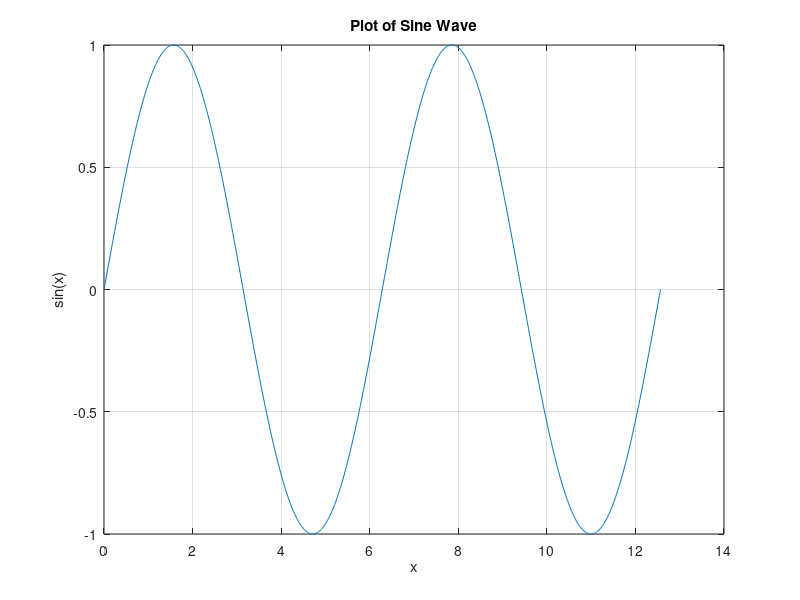

This figure's MATLAB source:
% This MATLAB script plots a sine wave.

% Define the x-axis values
x = linspace(0, 4*pi, 1000);

% Calculate the corresponding y-axis values (sine of x)
y = sin(x);

% Create the plot
figure;
plot(x, y);

% Add labels and title
xlabel('x');
ylabel('sin(x)');
title('Plot of Sine Wave');

% Add a grid for better readability
grid on;
